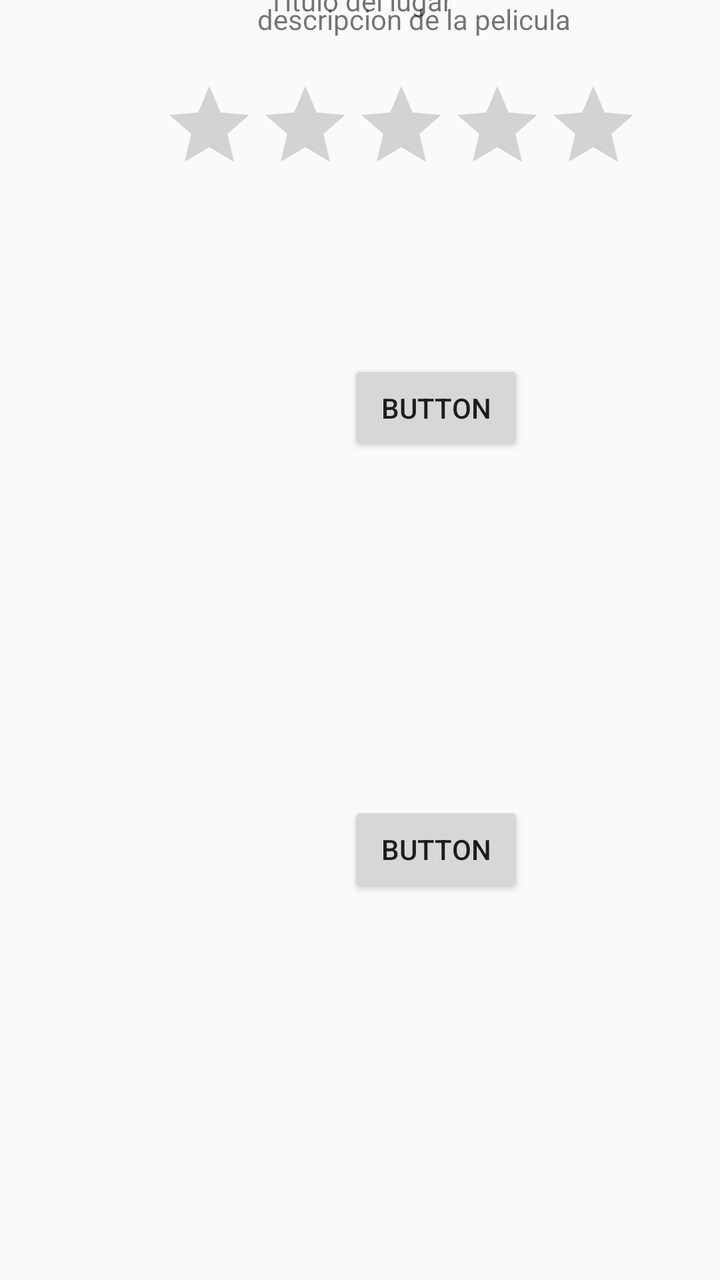
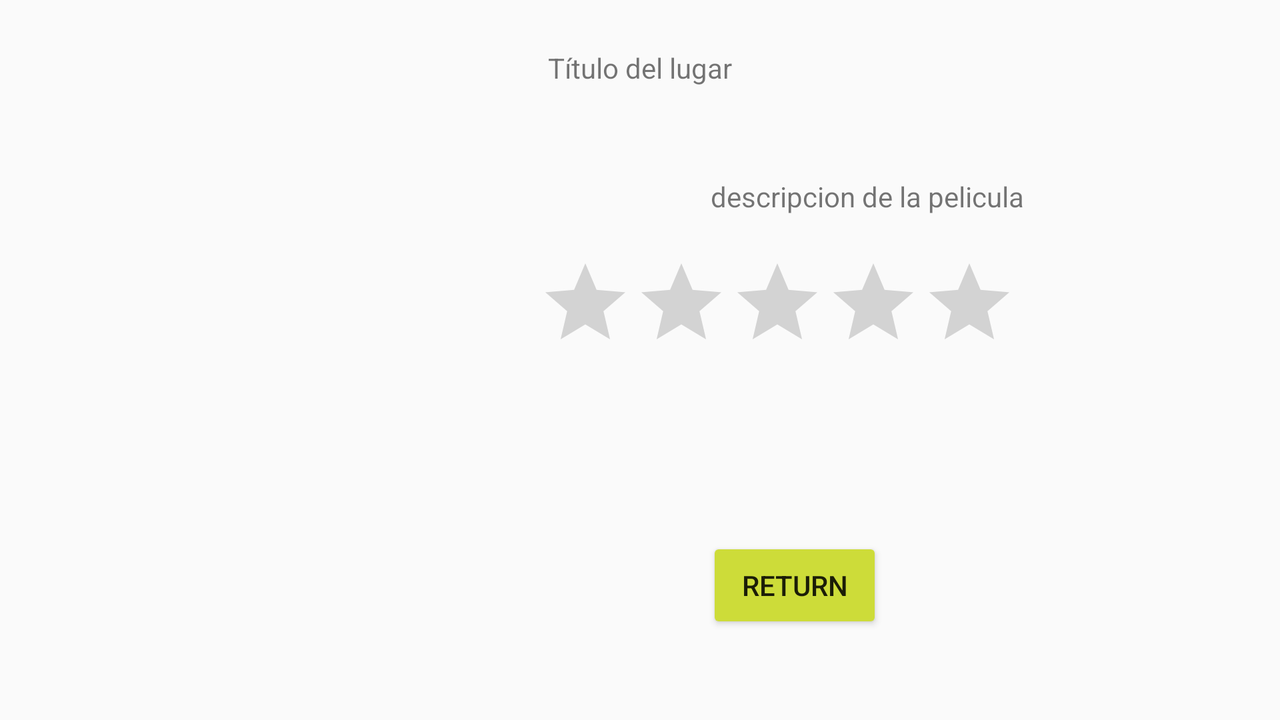

The same Android screen from two of the app's own layout files: first res/layout/ as a phone draws it, then the repository's variant for another configuration, drawn on a device whose configuration selects that folder. Both files follow.
<!-- AndroidManifest.xml: application theme Theme.AppCompat.Light.NoActionBar -->
<!-- res/layout/activity_place_details_land.xml -->
<?xml version="1.0" encoding="utf-8"?>
<androidx.constraintlayout.widget.ConstraintLayout xmlns:android="http://schemas.android.com/apk/res/android"
    xmlns:app="http://schemas.android.com/apk/res-auto"
    xmlns:tools="http://schemas.android.com/tools"
    android:layout_width="match_parent"
    android:layout_height="match_parent"
    tools:context=".PlaceDetails">

    <TextView
        android:id="@+id/eTitle"
        android:layout_width="wrap_content"
        android:layout_height="wrap_content"
        android:text="Título del lugar"
        app:layout_constraintBottom_toTopOf="@+id/eImage"
        app:layout_constraintEnd_toEndOf="parent"
        app:layout_constraintStart_toStartOf="parent"
        app:layout_constraintTop_toTopOf="parent" />

    <TextView
        android:id="@+id/eDescription"
        android:layout_width="wrap_content"
        android:layout_height="wrap_content"
        android:text="descripcion de la pelicula"
        app:layout_constraintEnd_toEndOf="parent"
        app:layout_constraintHorizontal_bias="0.633"
        app:layout_constraintStart_toStartOf="parent"
        tools:layout_editor_absoluteY="75dp" />

    <Button
        android:id="@+id/button2"
        android:layout_width="wrap_content"
        android:layout_height="wrap_content"
        android:layout_marginTop="84dp"
        android:text="Button"
        app:layout_constraintEnd_toEndOf="parent"
        app:layout_constraintHorizontal_bias="0.64"
        app:layout_constraintStart_toStartOf="parent"
        app:layout_constraintTop_toBottomOf="@+id/eRatingBar" />

    <ImageView
        android:id="@+id/eImage"
        android:layout_width="206dp"
        android:layout_height="233dp"
        app:layout_constraintEnd_toEndOf="parent"
        app:layout_constraintHorizontal_bias="0.12"
        app:layout_constraintStart_toStartOf="parent"
        app:srcCompat="@drawable/alahambragranada"
        tools:ignore="MissingConstraints"
        tools:layout_editor_absoluteY="59dp" />

    <RatingBar
        android:id="@+id/eRatingBar"
        android:layout_width="wrap_content"
        android:layout_height="wrap_content"
        android:layout_marginTop="20dp"
        app:layout_constraintEnd_toEndOf="parent"
        app:layout_constraintHorizontal_bias="0.672"
        app:layout_constraintStart_toStartOf="parent"
        app:layout_constraintTop_toBottomOf="@+id/eDescription" />

    <Button
        android:id="@+id/button3"
        android:layout_width="wrap_content"
        android:layout_height="wrap_content"
        android:text="Button"
        app:layout_constraintBottom_toBottomOf="parent"
        app:layout_constraintEnd_toEndOf="parent"
        app:layout_constraintHorizontal_bias="0.64"
        app:layout_constraintStart_toStartOf="parent"
        app:layout_constraintTop_toBottomOf="@+id/button2"
        app:layout_constraintVertical_bias="0.474" />

</androidx.constraintlayout.widget.ConstraintLayout>
<!-- resources referenced by this layout -->
<resources>

</resources>
<!-- res/layout-land/activity_place_details_land.xml (the repository's variant of the layout above) -->
<!-- drawn on the phone turned sideways -->
<?xml version="1.0" encoding="utf-8"?>
<androidx.constraintlayout.widget.ConstraintLayout xmlns:android="http://schemas.android.com/apk/res/android"
    xmlns:app="http://schemas.android.com/apk/res-auto"
    xmlns:tools="http://schemas.android.com/tools"
    android:layout_width="match_parent"
    android:layout_height="match_parent"
    tools:context=".PlaceDetailsActivity">

    <TextView
        android:id="@+id/eTitle"
        android:layout_width="wrap_content"
        android:layout_height="wrap_content"
        android:text="Título del lugar"
        app:layout_constraintBottom_toBottomOf="parent"
        app:layout_constraintEnd_toEndOf="parent"
        app:layout_constraintStart_toStartOf="parent"
        app:layout_constraintTop_toTopOf="parent"
        app:layout_constraintVertical_bias="0.071" />

    <TextView
        android:id="@+id/eDescription"
        android:layout_width="wrap_content"
        android:layout_height="wrap_content"
        android:layout_marginStart="279dp"
        android:text="descripcion de la pelicula"
        app:layout_constraintBottom_toBottomOf="parent"
        app:layout_constraintEnd_toEndOf="parent"
        app:layout_constraintHorizontal_bias="0.16"
        app:layout_constraintStart_toStartOf="@+id/eImage"
        app:layout_constraintTop_toTopOf="parent"
        app:layout_constraintVertical_bias="0.26" />

    <Button
        android:id="@+id/returnBtn"
        android:backgroundTint="#CDDC39"
        android:layout_width="wrap_content"
        android:layout_height="wrap_content"
        android:layout_marginTop="84dp"
        android:text="@string/btnReturn"
        app:layout_constraintEnd_toEndOf="parent"
        app:layout_constraintHorizontal_bias="0.64"
        app:layout_constraintStart_toStartOf="parent"
        app:layout_constraintTop_toBottomOf="@+id/eRatingBar" />

    <ImageView
        android:id="@+id/eImage"
        android:layout_width="206dp"
        android:layout_height="233dp"
        app:layout_constraintEnd_toEndOf="parent"
        app:layout_constraintHorizontal_bias="0.12"
        app:layout_constraintStart_toStartOf="parent"
        app:srcCompat="@drawable/alahambragranada"
        tools:ignore="MissingConstraints"
        tools:layout_editor_absoluteY="59dp" />

    <RatingBar
        android:id="@+id/eRatingBar"
        android:layout_width="wrap_content"
        android:layout_height="wrap_content"
        android:layout_marginTop="20dp"
        app:layout_constraintEnd_toEndOf="parent"
        app:layout_constraintHorizontal_bias="0.672"
        app:layout_constraintStart_toStartOf="parent"
        app:layout_constraintTop_toBottomOf="@+id/eDescription" />

</androidx.constraintlayout.widget.ConstraintLayout>
<!-- resources referenced by the variant -->
<!-- as the phone turned sideways resolves them -->
<resources>
  <string name="btnReturn">Return</string>
</resources>
